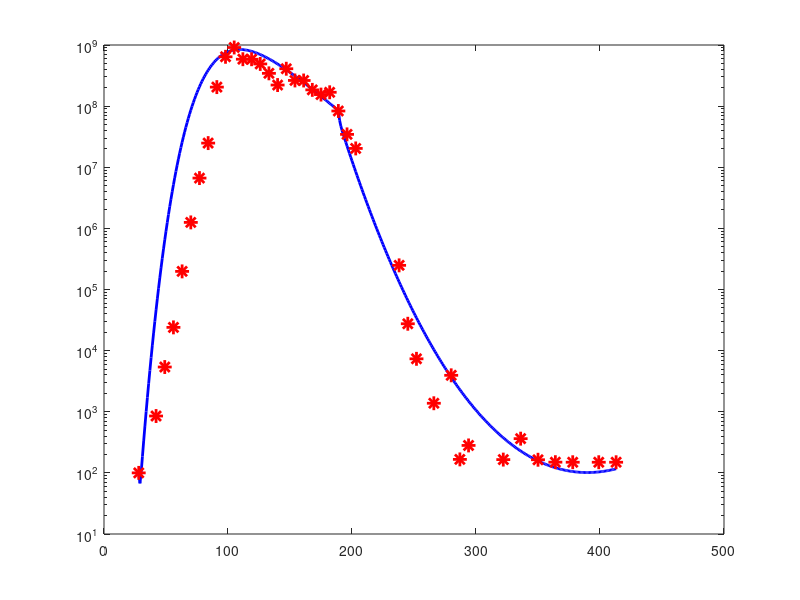

MATLAB code for this plot:
clc; 
clear all;
figure(2)
title('Ch1616');
xlabel('time');
ylabel('HBV DNA'); 

para(2,8)=0;
% para(1)=lambda,    para(2)=k,    para(3)=a, para(4)=gamma, para(5)=beta, para(6)=mu, para(7)=delta, para(8)=c      
para(1,:)=[25104026	1.429e-12	   195	      0.214	         0.864	         0.045          0.105 	2.35];
para(2,:)=[25167241	  1.365e-12     190        0.450  	     1.55             0.002	         0.20  	5.82];

 

for i=1:1:2
    if i==1
    initial_cond=[2*10^9.9  0 100 0];
    t=28:1:189;
    end
    if i==2
     initial_cond2=[1097623544.519961	386584.114240160	84737617.3109555	396666.6606769];
    t=189:1:413;
    end
f=@(t,y) [para(i,1)-para(i,6).*y(1)-para(i,2).*y(1).*y(4);para(i,2).*y(1).*y(4)-para(i,7).*y(2);
    para(i,3).*y(2)+para(i,4).*(1-0.8).*y(3)-0.8.*para(i,5).*y(3)-para(i,7).*y(3);
    0.8.*para(i,5).*y(3)-para(i,8).*y(4)];
if i==1
[t,y1] = ode45(f, t,initial_cond);
 semilogy(t,y1(:,3),'b-','LineWidth',2);
 hold on
end
if i==2
[t,y2] = ode45(f, t,initial_cond2);
 semilogy(t,y2(:,3),'b-','LineWidth',2);
 hold on
end

% if i==1
%  initial_cond=y1(end,:);
% end
% if i==2
%  initial_cond=y2(end,:);
% end
end
tdata_cases = [28; 42;	49;	56;	63;	70;	77;	84;	91;	98;	105; 112;...
    119; 126; 133;	140; 147; 154; 161;	168; 175; 182; 189; 196;...
    203; 238; 245; 252; 266; 280; 287; 294; 322; 336; 350; 364;...
    378; 399; 413];
dna_datas = [100; 851.56; 5390.82; 	24005.80; 197851.50; 1252372;...
    6650129; 24839890;	204725600;	641227000;	910224500;	585574900;...
    584773700;	489680900;	343950200;	221250300;	408930200;	263049400;...
    262634197;	184492800;	154491600;	168462900;	83235710;	34496280;...
    20319840; 248341.90; 27513.90;	7345.10; 1377.29; 3945.27; 166.15;...
    281.17; 164.91; 362.87; 163.96; 149.71; 149.28; 149.28; 149.28]; 
 semilogy(tdata_cases,dna_datas,'r*','MarkerSize',10,'LineWidth',2);
 hold on 
